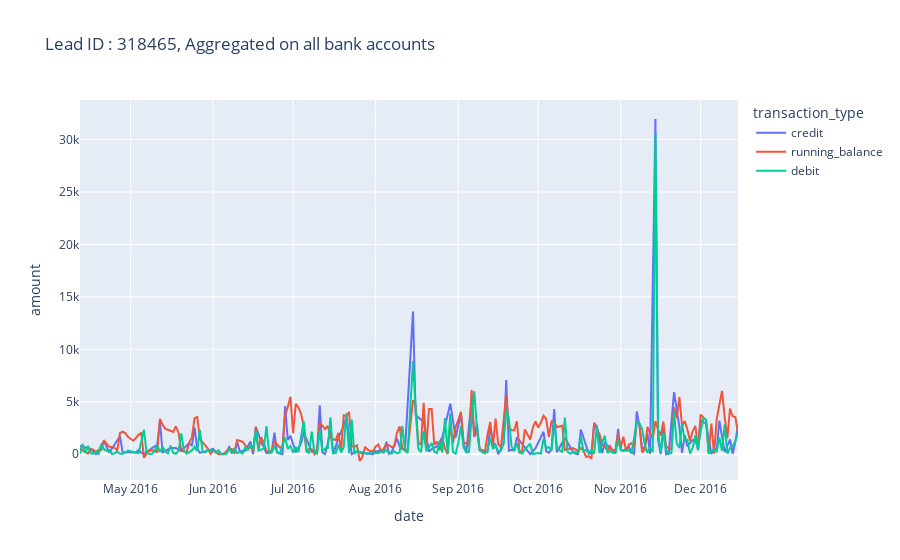

Notebook code for this chart:
### Markdown cell above
###### [ans] Create an interactive time series plot

### Code cell
username = 'rravishankar'
api_key = 'lLY6mbM1zktKBEQ3DGVo'

chart_studio.tools.set_credentials_file(username = username, api_key = api_key)

fig3 = px.line(df_final3, x="date", y="amount", color='transaction_type',\
              title="Lead ID : 318465, Aggregated on all bank accounts")

py.plot(fig3,filename = 'TimeSeries_3',auto_open=False)
fig3.show()

### Figure 1 — Plotly figure (JSON) as saved in the notebook; plotly's stock layout.template omitted (floating-point values rounded to 4 significant figures; data arrays with more than 128 entries replaced by an {"elided": "..."} marker saying what was removed)
{"data": [{"hoverlabel": {"namelength": 0}, "hovertemplate": "transaction_type=credit<br>date=%{x}<br>amount=%{y}", "legendgroup": "credit", "line": {"color": "#636efa", "dash": "solid"}, "mode": "lines", "name": "credit", "showlegend": true, "type": "scatter", "x": {"elided": "170 str values"}, "xaxis": "x", "y": {"elided": "170 float values"}, "yaxis": "y"}, {"hoverlabel": {"namelength": 0}, "hovertemplate": "transaction_type=running_balance<br>date=%{x}<br>amount=%{y}", "legendgroup": "running_balance", "line": {"color": "#EF553B", "dash": "solid"}, "mode": "lines", "name": "running_balance", "showlegend": true, "type": "scatter", "x": {"elided": "244 str values"}, "xaxis": "x", "y": {"elided": "244 float values"}, "yaxis": "y"}, {"hoverlabel": {"namelength": 0}, "hovertemplate": "transaction_type=debit<br>date=%{x}<br>amount=%{y}", "legendgroup": "debit", "line": {"color": "#00cc96", "dash": "solid"}, "mode": "lines", "name": "debit", "showlegend": true, "type": "scatter", "x": {"elided": "239 str values"}, "xaxis": "x", "y": {"elided": "239 float values"}, "yaxis": "y"}], "layout": {"legend": {"title": {"text": "transaction_type"}, "tracegroupgap": 0}, "title": {"text": "Lead ID : 318465, Aggregated on all bank accounts"}, "xaxis": {"anchor": "y", "domain": [0, 1], "title": {"text": "date"}}, "yaxis": {"anchor": "x", "domain": [0, 1], "title": {"text": "amount"}}}}
